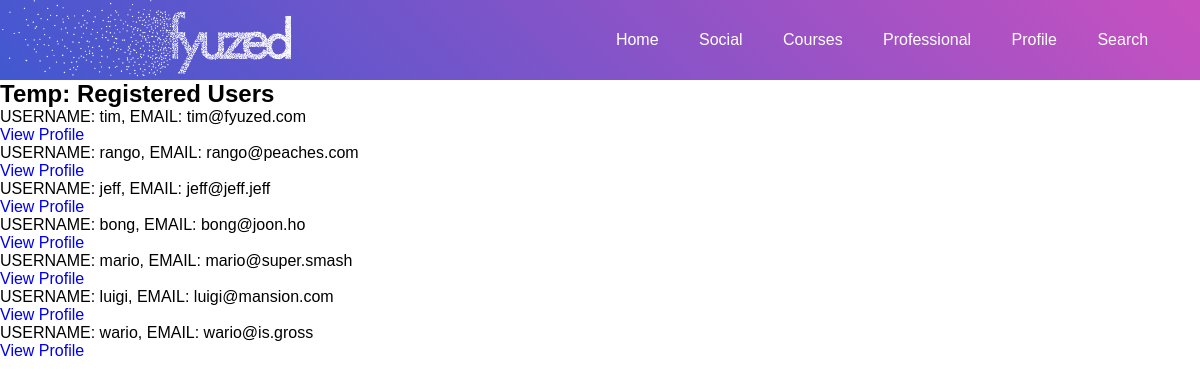
/users/userlist/ (signed in), run on an earlier commit of the app's database.
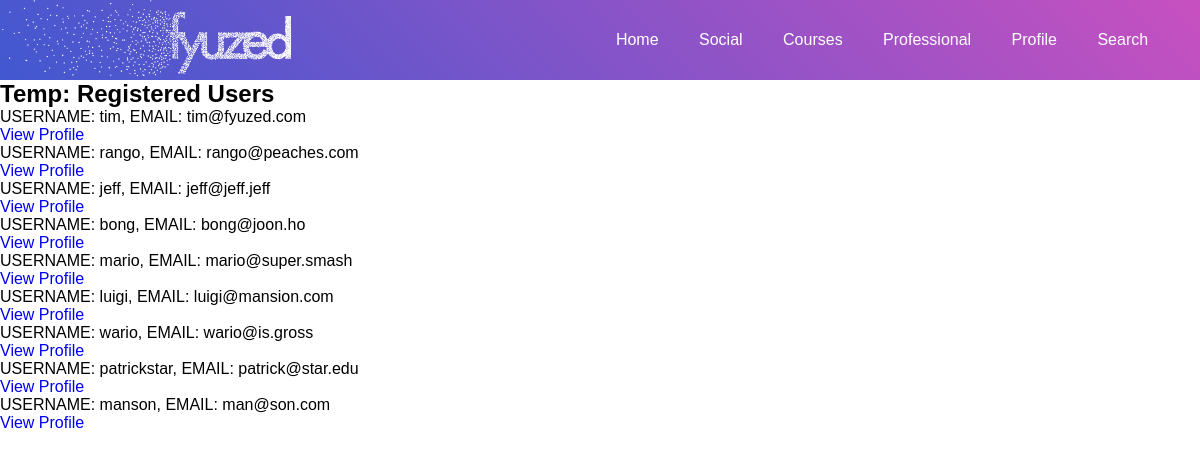
And on a later commit of the database.
### users/models.py (models this page shows, shortened)
class CustomUser(AbstractUser):
    slug = models.SlugField(unique=True, default="user_account_outdated")
    friend_list = models.ManyToManyField('CustomUser', related_name="friends")
    friend_requests = models.ManyToManyField('CustomUser', related_name="friendrequests")

### users/views.py (the view)
# urls.py: path('userlist/', RegisteredUsersList.as_view(), name='userlist'),
class RegisteredUsersList(LoginRequiredMixin, ListView):
    model = CustomUser
    template_name = 'users/user_list.html'

### templates/users/user_list.html (shortened to what this page needs)
{% extends 'base.html' %}
{% block content %}
<h2>Temp: Registered Users</h2>
<ul>
    {% for user in object_list %}
        <p><li>USERNAME: {{ user.username }}, EMAIL: {{ user.email }}</li>
            <a href="{% url 'profile' user.slug %}">View Profile</a>
        </p>
    {% endfor %}
</ul>
{% endblock %}

What changed in the data, as far as the page shows it:
added CustomUser: username "patrickstar", email "patrick@star.edu"
added CustomUser: username "manson", email "man@son.com"
